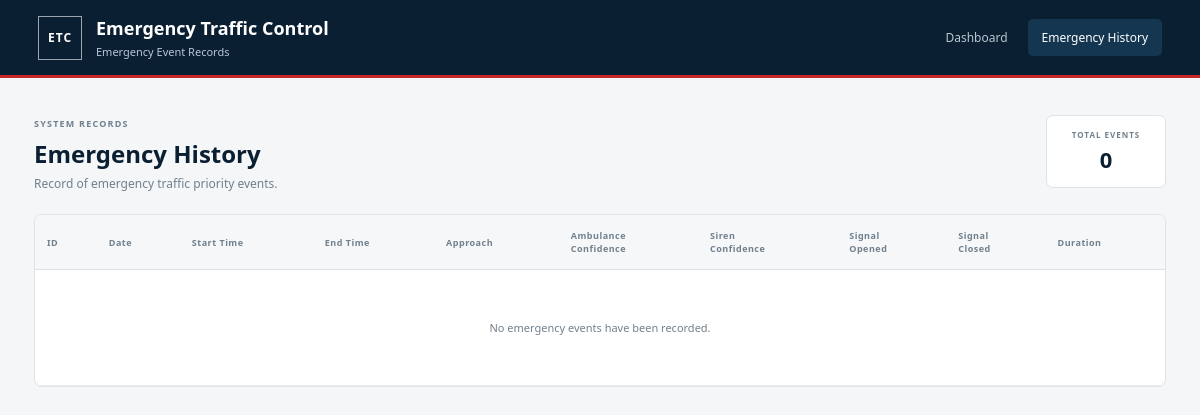
Before: /history with the older database file.
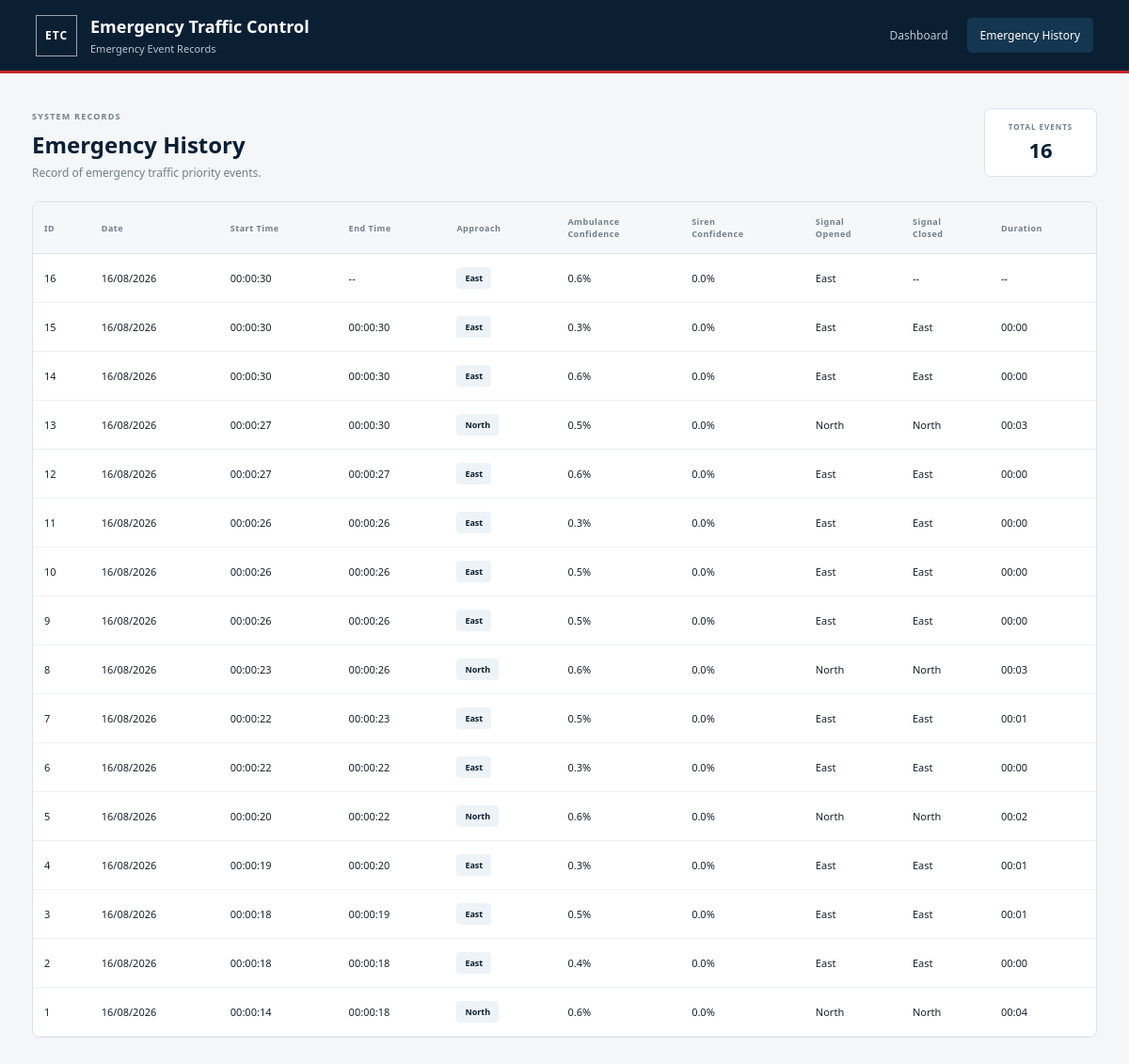
After: the same page with the newer database file.
### tables this page shows
CREATE TABLE emergency_history (
            id INTEGER PRIMARY KEY AUTOINCREMENT,
            date TEXT NOT NULL,
            start_time TEXT NOT NULL,
            end_time TEXT,
            approach TEXT NOT NULL,
            ambulance_confidence REAL,
            siren_confidence REAL,
            signal_opened TEXT,
            signal_closed TEXT,
            duration TEXT
        );

### app.py (the view)
@app.route("/history")
def history():
    conn = get_db()
    events = conn.execute("""
        SELECT *
        FROM emergency_history
        ORDER BY id DESC
    """).fetchall()
    conn.close()
    return render_template(
        "history.html",
        events=events
    )

### app.py (called while the page is built)
def get_db():
    conn = sqlite3.connect(DATABASE)
    conn.row_factory = sqlite3.Row
    return conn

### templates/history.html (shortened to what this page needs)
<!DOCTYPE html>
<html lang="en">
<head>
    <link rel="stylesheet" href="{{ url_for('static', filename='css/style.css') }}">
</head>
<body>
<header class="topbar">
    <div class="brand">
        <div class="brand-icon">ETC</div>
        <div>
            <h1>Emergency Traffic Control</h1>
            <p>Emergency Event Records</p>
        </div>
    </div>
    <nav>
        <a href="/">Dashboard</a>
        <a href="/history"  class="active">Emergency History</a>
    </nav>
</header>
<main class="history-page">
    <div class="history-header">
        <div>
            <span class="eyebrow">SYSTEM RECORDS</span>
            <h2>Emergency History</h2>
            <p>Record of emergency traffic priority events.</p>
        </div>
        <div class="record-count">
            <span>TOTAL EVENTS</span>
            <strong>{{ events|length }}</strong>
        </div>
    </div>
    <div class="table-container">
        <table>
            <thead>
                <tr>
                    <th>ID</th>
                    <th>Date</th>
                    <th>Start Time</th>
                    <th>End Time</th>
                    <th>Approach</th>
                    <th>Ambulance<br>Confidence</th>
                    <th>Siren<br>Confidence</th>
                    <th>Signal<br>Opened</th>
                    <th>Signal<br>Closed</th>
                    <th>Duration</th>
                </tr>
            </thead>
            <tbody>
                {% if events %}
                    {% for event in events %}
                    <tr>
                        <td>{{ event["id"] }}</td>
                        <td>{{ event["date"] }}</td>
                        <td>{{ event["start_time"] }}</td>
                        <td>{{ event["end_time"] or "--" }}</td>
                        <td>
                            <span class="approach-badge">{{ event["approach"] }}</span>
                        </td>
                        <td>
                            {% if event["ambulance_confidence"] is not none %}
                                {{ "%.1f"|format(event["ambulance_confidence"]) }}%
                            {% else %}
                                --
                            {% endif %}
                        </td>
                        <td>
                            {% if event["siren_confidence"] is not none %}
                                {{ "%.1f"|format(event["siren_confidence"]) }}%
                            {% else %}
                                --
                            {% endif %}
                        </td>
                        <td>{{ event["signal_opened"] or "--" }}</td>
                        <td>{{ event["signal_closed"] or "--" }}</td>
                        <td>{{ event["duration"] or "--" }}</td>
                    </tr>
                    {% endfor %}
                {% else %}
                    <tr>
                        <td colspan="10" class="empty-state">
                            No emergency events have been recorded.
                        </td>
                    </tr>
                {% endif %}
            </tbody>
        </table>
    </div>
</main>
</body>
</html>

### static/css/style.css (style rules this page uses)
:root { --navy: #0b1f33; --navy-light: #153650; --red: #c62828; --yellow: #d99a00; --green: #198754; --background: #f4f6f8; --white: #ffffff; --border: #dce3e8; --text: #17212b; --muted: #71808d; }
* { box-sizing: border-box; }
body { margin: 0; background: var(--background); color: var(--text); font-family: "Segoe UI", Arial, sans-serif; }
.topbar { height: 78px; background: var(--navy); color: white; display: flex; align-items: center; justify-content: space-between; padding: 0 38px; border-bottom: 3px solid var(--red); }
.brand { display: flex; align-items: center; gap: 14px; }
.brand-icon { width: 44px; height: 44px; display: flex; align-items: center; justify-content: center; border: 1px solid rgba(255,255,255,.6); font-size: 12px; font-weight: 800; letter-spacing: 1px; }
.brand h1 { margin: 0; font-size: 18px; font-weight: 700; }
.brand p { margin: 4px 0 0; color: #b8c7d3; font-size: 11px; }
nav { display: flex; gap: 6px; }
nav a { color: #b9c7d1; text-decoration: none; padding: 10px 14px; font-size: 12px; border-radius: 5px; }
nav a:hover, nav a.active { color: white; background: var(--navy-light); }
.history-page { max-width: 1500px; margin: auto; padding: 32px 34px 50px; }
.history-header { display: flex; align-items: center; justify-content: space-between; margin-bottom: 22px; }
.eyebrow { color: var(--muted); font-size: 9px; font-weight: 800; letter-spacing: 1.2px; }
.history-header h2 { margin: 5px 0; color: var(--navy); font-size: 24px; }
.history-header p { margin: 0; color: var(--muted); font-size: 12px; }
.record-count { min-width: 120px; text-align: center; background: white; border: 1px solid var(--border); border-radius: 7px; padding: 13px; }
.record-count span { display: block; color: var(--muted); font-size: 8px; font-weight: 800; letter-spacing: 1px; }
.record-count strong { display: block; margin-top: 4px; color: var(--navy); font-size: 22px; }
.table-container { background: white; border: 1px solid var(--border); border-radius: 8px; overflow-x: auto; }
table { width: 100%; border-collapse: collapse; min-width: 1100px; }
thead { background: #f5f7f9; }
th { padding: 14px 12px; text-align: left; color: var(--muted); font-size: 9px; font-weight: 800; letter-spacing: .5px; border-bottom: 1px solid var(--border); white-space: nowrap; }
td { padding: 14px 12px; font-size: 11px; border-bottom: 1px solid #edf0f2; white-space: nowrap; }
.approach-badge { display: inline-block; padding: 5px 9px; background: #edf3f7; color: var(--navy); border-radius: 4px; font-size: 9px; font-weight: 700; }

Changed rows visible on the page:
added emergency_history: id "16", date "16/08/2026", start_time "00:00:30", event "--", approach "East", ambulance_confidence "0.6", siren_confidence "0.0", signal_opened "East"
added emergency_history: id "15", date "16/08/2026", start_time "00:00:30", end_time "00:00:30", approach "East", ambulance_confidence "0.3", siren_confidence "0.0", signal_opened "East", signal_closed "East", duration "00:00"
added emergency_history: id "14", date "16/08/2026", start_time "00:00:30", end_time "00:00:30", approach "East", ambulance_confidence "0.6", siren_confidence "0.0", signal_opened "East", signal_closed "East", duration "00:00"
added emergency_history: id "13", date "16/08/2026", start_time "00:00:27", end_time "00:00:30", approach "North", ambulance_confidence "0.5", siren_confidence "0.0", signal_opened "North", signal_closed "North", duration "00:03"
added emergency_history: id "12", date "16/08/2026", start_time "00:00:27", end_time "00:00:27", approach "East", ambulance_confidence "0.6", siren_confidence "0.0", signal_opened "East", signal_closed "East", duration "00:00"
added emergency_history: id "11", date "16/08/2026", start_time "00:00:26", end_time "00:00:26", approach "East", ambulance_confidence "0.3", siren_confidence "0.0", signal_opened "East", signal_closed "East", duration "00:00"
added emergency_history: id "10", date "16/08/2026", start_time "00:00:26", end_time "00:00:26", approach "East", ambulance_confidence "0.5", siren_confidence "0.0", signal_opened "East", signal_closed "East", duration "00:00"
added emergency_history: id "9", date "16/08/2026", start_time "00:00:26", end_time "00:00:26", approach "East", ambulance_confidence "0.5", siren_confidence "0.0", signal_opened "East", signal_closed "East", duration "00:00"
added emergency_history: id "8", date "16/08/2026", start_time "00:00:23", end_time "00:00:26", approach "North", ambulance_confidence "0.6", siren_confidence "0.0", signal_opened "North", signal_closed "North", duration "00:03"
added emergency_history: id "7", date "16/08/2026", start_time "00:00:22", end_time "00:00:23", approach "East", ambulance_confidence "0.5", siren_confidence "0.0", signal_opened "East", signal_closed "East", duration "00:01"
added emergency_history: id "6", date "16/08/2026", start_time "00:00:22", end_time "00:00:22", approach "East", ambulance_confidence "0.3", siren_confidence "0.0", signal_opened "East", signal_closed "East", duration "00:00"
added emergency_history: id "5", date "16/08/2026", start_time "00:00:20", end_time "00:00:22", approach "North", ambulance_confidence "0.6", siren_confidence "0.0", signal_opened "North", signal_closed "North", duration "00:02"
added emergency_history: id "4", date "16/08/2026", start_time "00:00:19", end_time "00:00:20", approach "East", ambulance_confidence "0.3", siren_confidence "0.0", signal_opened "East", signal_closed "East", duration "00:01"
added emergency_history: id "3", date "16/08/2026", start_time "00:00:18", end_time "00:00:19", approach "East", ambulance_confidence "0.5", siren_confidence "0.0", signal_opened "East", signal_closed "East", duration "00:01"
added emergency_history: id "2", date "16/08/2026", start_time "00:00:18", end_time "00:00:18", approach "East", ambulance_confidence "0.4", siren_confidence "0.0", signal_opened "East", signal_closed "East", duration "00:00"
added emergency_history: id "1", date "16/08/2026", start_time "00:00:14", end_time "00:00:18", approach "North", ambulance_confidence "0.6", siren_confidence "0.0", signal_opened "North", signal_closed "North", duration "00:04"
Other visible differences:
{{ events|length }}: "0" → "16"
text no longer shown: "No emergency events have been recorded."
